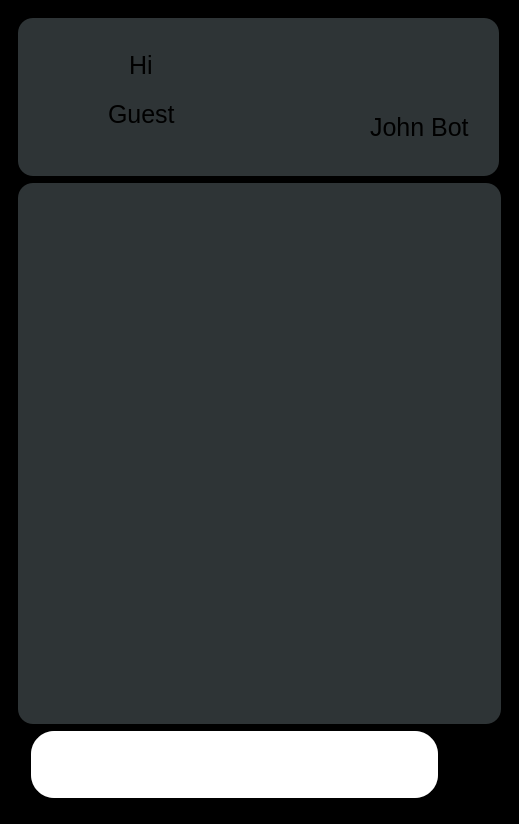
<?xml version="1.0" encoding="UTF-8"?>
<ui version="4.0">
 <class>Chatbot_mainwindow</class>
 <widget class="QMainWindow" name="Chatbot_mainwindow">
  <property name="geometry">
   <rect>
    <x>0</x>
    <y>0</y>
    <width>519</width>
    <height>824</height>
   </rect>
  </property>
  <property name="windowTitle">
   <string>Chatbot</string>
  </property>
  <property name="styleSheet">
   <string notr="true">gridline-color: rgba(191, 64, 64, 0);
background-color: rgb(0, 0, 0);</string>
  </property>
  <widget class="QWidget" name="centralwidget">
   <layout class="QVBoxLayout" name="verticalLayout">
    <item>
     <widget class="QFrame" name="body_frame">
      <property name="enabled">
       <bool>true</bool>
      </property>
      <property name="minimumSize">
       <size>
        <width>501</width>
        <height>550</height>
       </size>
      </property>
      <property name="toolTip">
       <string/>
      </property>
      <property name="toolTipDuration">
       <number>-1</number>
      </property>
      <property name="styleSheet">
       <string notr="true">background-color: rgb(0, 0, 0);
border-radius: 15px; </string>
      </property>
      <property name="frameShape">
       <enum>QFrame::StyledPanel</enum>
      </property>
      <property name="frameShadow">
       <enum>QFrame::Raised</enum>
      </property>
      <widget class="QFrame" name="input_frame">
       <property name="enabled">
        <bool>true</bool>
       </property>
       <property name="geometry">
        <rect>
         <x>10</x>
         <y>700</y>
         <width>483</width>
         <height>101</height>
        </rect>
       </property>
       <property name="minimumSize">
        <size>
         <width>0</width>
         <height>0</height>
        </size>
       </property>
       <property name="styleSheet">
        <string notr="true"/>
       </property>
       <property name="frameShape">
        <enum>QFrame::NoFrame</enum>
       </property>
       <property name="frameShadow">
        <enum>QFrame::Sunken</enum>
       </property>
       <widget class="QPlainTextEdit" name="plainTextEdit">
        <property name="geometry">
         <rect>
          <x>0</x>
          <y>20</y>
          <width>421</width>
          <height>71</height>
         </rect>
        </property>
        <property name="styleSheet">
         <string notr="true">*{
margin-left: 10px;
padding:10px;
 border-radius: 25px; 
border: 2px solid black;
background: white; 
color: black;
}</string>
        </property>
       </widget>
       <widget class="QPushButton" name="pushButton">
        <property name="geometry">
         <rect>
          <x>430</x>
          <y>30</y>
          <width>51</width>
          <height>51</height>
         </rect>
        </property>
        <property name="font">
         <font>
          <kerning>true</kerning>
         </font>
        </property>
        <property name="toolTip">
         <string>Send Message</string>
        </property>
        <property name="toolTipDuration">
         <number>1000</number>
        </property>
        <property name="autoFillBackground">
         <bool>false</bool>
        </property>
        <property name="styleSheet">
         <string notr="true"/>
        </property>
        <property name="text">
         <string/>
        </property>
        <property name="icon">
         <iconset>
          <normaloff>Button-Next-icon.png</normaloff>Button-Next-icon.png</iconset>
        </property>
        <property name="iconSize">
         <size>
          <width>40</width>
          <height>40</height>
         </size>
        </property>
        <property name="autoDefault">
         <bool>false</bool>
        </property>
        <property name="default">
         <bool>false</bool>
        </property>
        <property name="flat">
         <bool>false</bool>
        </property>
       </widget>
      </widget>
      <widget class="QFrame" name="frame">
       <property name="geometry">
        <rect>
         <x>9</x>
         <y>9</y>
         <width>481</width>
         <height>158</height>
        </rect>
       </property>
       <property name="styleSheet">
        <string notr="true">background-color: rgb(46, 52, 54);</string>
       </property>
       <property name="frameShape">
        <enum>QFrame::StyledPanel</enum>
       </property>
       <property name="frameShadow">
        <enum>QFrame::Raised</enum>
       </property>
       <layout class="QHBoxLayout" name="horizontalLayout">
        <item>
         <widget class="QFrame" name="left_header">
          <property name="minimumSize">
           <size>
            <width>211</width>
            <height>138</height>
           </size>
          </property>
          <property name="frameShape">
           <enum>QFrame::StyledPanel</enum>
          </property>
          <property name="frameShadow">
           <enum>QFrame::Raised</enum>
          </property>
          <layout class="QVBoxLayout" name="verticalLayout_3">
           <item alignment="Qt::AlignHCenter">
            <widget class="QLabel" name="hi_label">
             <property name="font">
              <font>
               <pointsize>19</pointsize>
              </font>
             </property>
             <property name="text">
              <string>Hi</string>
             </property>
            </widget>
           </item>
           <item alignment="Qt::AlignHCenter|Qt::AlignTop">
            <widget class="QLabel" name="name_label">
             <property name="font">
              <font>
               <pointsize>19</pointsize>
              </font>
             </property>
             <property name="text">
              <string>Guest</string>
             </property>
            </widget>
           </item>
          </layout>
         </widget>
        </item>
        <item alignment="Qt::AlignRight">
         <widget class="QFrame" name="right_header">
          <property name="minimumSize">
           <size>
            <width>140</width>
            <height>140</height>
           </size>
          </property>
          <property name="styleSheet">
           <string notr="true">*{
border:none;
}</string>
          </property>
          <property name="frameShape">
           <enum>QFrame::StyledPanel</enum>
          </property>
          <property name="frameShadow">
           <enum>QFrame::Raised</enum>
          </property>
          <widget class="QLabel" name="bot_icon">
           <property name="geometry">
            <rect>
             <x>40</x>
             <y>20</y>
             <width>61</width>
             <height>61</height>
            </rect>
           </property>
           <property name="minimumSize">
            <size>
             <width>0</width>
             <height>0</height>
            </size>
           </property>
           <property name="styleSheet">
            <string notr="true">*{
border:none;

}</string>
           </property>
           <property name="text">
            <string/>
           </property>
           <property name="pixmap">
            <pixmap>Birdie Adium.AdiumIcon/Sleep.png</pixmap>
           </property>
           <property name="scaledContents">
            <bool>true</bool>
           </property>
          </widget>
          <widget class="QLabel" name="bot_name">
           <property name="geometry">
            <rect>
             <x>20</x>
             <y>90</y>
             <width>111</width>
             <height>21</height>
            </rect>
           </property>
           <property name="minimumSize">
            <size>
             <width>0</width>
             <height>0</height>
            </size>
           </property>
           <property name="font">
            <font>
             <pointsize>19</pointsize>
            </font>
           </property>
           <property name="text">
            <string>John Bot</string>
           </property>
          </widget>
         </widget>
        </item>
       </layout>
      </widget>
      <widget class="QFrame" name="frame_2">
       <property name="geometry">
        <rect>
         <x>9</x>
         <y>174</y>
         <width>483</width>
         <height>541</height>
        </rect>
       </property>
       <property name="styleSheet">
        <string notr="true">background-color: rgb(46, 52, 54);</string>
       </property>
       <property name="frameShape">
        <enum>QFrame::StyledPanel</enum>
       </property>
       <property name="frameShadow">
        <enum>QFrame::Raised</enum>
       </property>
      </widget>
     </widget>
    </item>
   </layout>
  </widget>
 </widget>
 <resources/>
 <connections/>
</ui>
